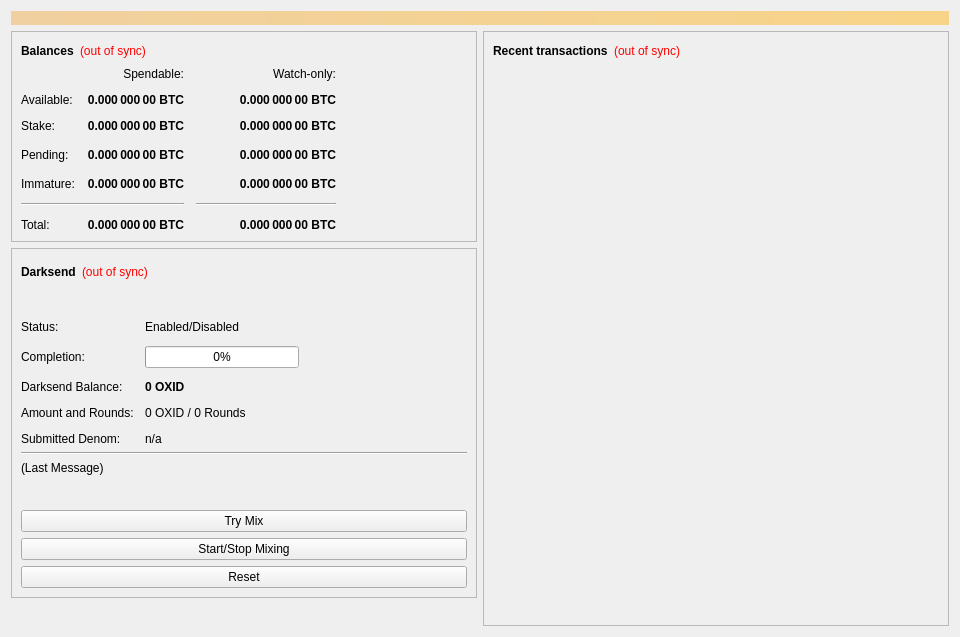
<?xml version="1.0" encoding="UTF-8"?>
<ui version="4.0">
 <class>OverviewPage</class>
 <widget class="QWidget" name="OverviewPage">
  <property name="geometry">
   <rect>
    <x>0</x>
    <y>0</y>
    <width>960</width>
    <height>637</height>
   </rect>
  </property>
  <property name="minimumSize">
   <size>
    <width>960</width>
    <height>0</height>
   </size>
  </property>
  <property name="windowTitle">
   <string>Form</string>
  </property>
  <layout class="QVBoxLayout" name="topLayout">
   <item>
    <widget class="QLabel" name="labelAlerts">
     <property name="visible">
      <bool>false</bool>
     </property>
     <property name="styleSheet">
      <string notr="true">background-color: qlineargradient(x1: 0, y1: 0, x2: 1, y2: 0, stop:0 #F0D0A0, stop:1 #F8D488); color:#000000;</string>
     </property>
     <property name="wordWrap">
      <bool>true</bool>
     </property>
     <property name="margin">
      <number>3</number>
     </property>
    </widget>
   </item>
   <item>
    <layout class="QHBoxLayout" name="horizontalLayout" stretch="1,1">
     <item>
      <layout class="QVBoxLayout" name="verticalLayout_2">
       <item>
        <widget class="QFrame" name="frame">
         <property name="frameShape">
          <enum>QFrame::StyledPanel</enum>
         </property>
         <property name="frameShadow">
          <enum>QFrame::Raised</enum>
         </property>
         <layout class="QVBoxLayout" name="verticalLayout_4">
          <item>
           <layout class="QHBoxLayout" name="horizontalLayout_4">
            <item>
             <widget class="QLabel" name="label_5">
              <property name="font">
               <font>
                <weight>75</weight>
                <bold>true</bold>
               </font>
              </property>
              <property name="text">
               <string>Balances</string>
              </property>
             </widget>
            </item>
            <item>
             <widget class="QLabel" name="labelWalletStatus">
              <property name="cursor">
               <cursorShape>WhatsThisCursor</cursorShape>
              </property>
              <property name="toolTip">
               <string>The displayed information may be out of date. Your wallet automatically synchronizes with the Oxid network after a connection is established, but this process has not completed yet.</string>
              </property>
              <property name="styleSheet">
               <string notr="true">QLabel { color: red; }</string>
              </property>
              <property name="text">
               <string notr="true">(out of sync)</string>
              </property>
              <property name="alignment">
               <set>Qt::AlignLeading|Qt::AlignLeft|Qt::AlignVCenter</set>
              </property>
             </widget>
            </item>
            <item>
             <spacer name="horizontalSpacer_3">
              <property name="orientation">
               <enum>Qt::Horizontal</enum>
              </property>
              <property name="sizeHint" stdset="0">
               <size>
                <width>40</width>
                <height>20</height>
               </size>
              </property>
             </spacer>
            </item>
           </layout>
          </item>
          <item>
           <layout class="QGridLayout" name="gridLayout">
            <property name="spacing">
             <number>12</number>
            </property>
            <item row="3" column="2">
             <widget class="QLabel" name="labelWatchPending">
              <property name="font">
               <font>
                <weight>75</weight>
                <bold>true</bold>
               </font>
              </property>
              <property name="cursor">
               <cursorShape>IBeamCursor</cursorShape>
              </property>
              <property name="toolTip">
               <string>Unconfirmed transactions to watch-only addresses</string>
              </property>
              <property name="text">
               <string notr="true">0.000 000 00 BTC</string>
              </property>
              <property name="alignment">
               <set>Qt::AlignRight|Qt::AlignTrailing|Qt::AlignVCenter</set>
              </property>
              <property name="textInteractionFlags">
               <set>Qt::LinksAccessibleByMouse|Qt::TextSelectableByKeyboard|Qt::TextSelectableByMouse</set>
              </property>
             </widget>
            </item>
            <item row="3" column="1">
             <widget class="QLabel" name="labelUnconfirmed">
              <property name="font">
               <font>
                <weight>75</weight>
                <bold>true</bold>
               </font>
              </property>
              <property name="cursor">
               <cursorShape>IBeamCursor</cursorShape>
              </property>
              <property name="toolTip">
               <string>Total of transactions that have yet to be confirmed, and do not yet count toward the spendable balance</string>
              </property>
              <property name="text">
               <string notr="true">0.000 000 00 BTC</string>
              </property>
              <property name="alignment">
               <set>Qt::AlignRight|Qt::AlignTrailing|Qt::AlignVCenter</set>
              </property>
              <property name="textInteractionFlags">
               <set>Qt::LinksAccessibleByMouse|Qt::TextSelectableByKeyboard|Qt::TextSelectableByMouse</set>
              </property>
             </widget>
            </item>
            <item row="4" column="2">
             <widget class="QLabel" name="labelWatchImmature">
              <property name="font">
               <font>
                <weight>75</weight>
                <bold>true</bold>
               </font>
              </property>
              <property name="cursor">
               <cursorShape>IBeamCursor</cursorShape>
              </property>
              <property name="toolTip">
               <string>Mined balance in watch-only addresses that has not yet matured</string>
              </property>
              <property name="text">
               <string notr="true">0.000 000 00 BTC</string>
              </property>
              <property name="alignment">
               <set>Qt::AlignRight|Qt::AlignTrailing|Qt::AlignVCenter</set>
              </property>
              <property name="textInteractionFlags">
               <set>Qt::LinksAccessibleByMouse|Qt::TextSelectableByKeyboard|Qt::TextSelectableByMouse</set>
              </property>
             </widget>
            </item>
            <item row="5" column="0" colspan="2">
             <widget class="Line" name="lineSpendableBalance">
              <property name="orientation">
               <enum>Qt::Horizontal</enum>
              </property>
             </widget>
            </item>
            <item row="5" column="2">
             <widget class="Line" name="lineWatchBalance">
              <property name="sizePolicy">
               <sizepolicy hsizetype="Preferred" vsizetype="Fixed">
                <horstretch>0</horstretch>
                <verstretch>0</verstretch>
               </sizepolicy>
              </property>
              <property name="minimumSize">
               <size>
                <width>140</width>
                <height>0</height>
               </size>
              </property>
              <property name="orientation">
               <enum>Qt::Horizontal</enum>
              </property>
             </widget>
            </item>
            <item row="6" column="0">
             <widget class="QLabel" name="labelTotalText">
              <property name="text">
               <string>Total:</string>
              </property>
             </widget>
            </item>
            <item row="4" column="1">
             <widget class="QLabel" name="labelImmature">
              <property name="font">
               <font>
                <weight>75</weight>
                <bold>true</bold>
               </font>
              </property>
              <property name="cursor">
               <cursorShape>IBeamCursor</cursorShape>
              </property>
              <property name="toolTip">
               <string>Mined balance that has not yet matured</string>
              </property>
              <property name="text">
               <string notr="true">0.000 000 00 BTC</string>
              </property>
              <property name="alignment">
               <set>Qt::AlignRight|Qt::AlignTrailing|Qt::AlignVCenter</set>
              </property>
              <property name="textInteractionFlags">
               <set>Qt::LinksAccessibleByMouse|Qt::TextSelectableByKeyboard|Qt::TextSelectableByMouse</set>
              </property>
             </widget>
            </item>
            <item row="3" column="3">
             <spacer name="horizontalSpacer_2">
              <property name="orientation">
               <enum>Qt::Horizontal</enum>
              </property>
              <property name="sizeHint" stdset="0">
               <size>
                <width>40</width>
                <height>20</height>
               </size>
              </property>
             </spacer>
            </item>
            <item row="4" column="0">
             <widget class="QLabel" name="labelImmatureText">
              <property name="text">
               <string>Immature:</string>
              </property>
             </widget>
            </item>
            <item row="6" column="1">
             <widget class="QLabel" name="labelTotal">
              <property name="font">
               <font>
                <weight>75</weight>
                <bold>true</bold>
               </font>
              </property>
              <property name="cursor">
               <cursorShape>IBeamCursor</cursorShape>
              </property>
              <property name="toolTip">
               <string>Your current total balance</string>
              </property>
              <property name="text">
               <string notr="true">0.000 000 00 BTC</string>
              </property>
              <property name="alignment">
               <set>Qt::AlignRight|Qt::AlignTrailing|Qt::AlignVCenter</set>
              </property>
              <property name="textInteractionFlags">
               <set>Qt::LinksAccessibleByMouse|Qt::TextSelectableByKeyboard|Qt::TextSelectableByMouse</set>
              </property>
             </widget>
            </item>
            <item row="6" column="2">
             <widget class="QLabel" name="labelWatchTotal">
              <property name="font">
               <font>
                <weight>75</weight>
                <bold>true</bold>
               </font>
              </property>
              <property name="cursor">
               <cursorShape>IBeamCursor</cursorShape>
              </property>
              <property name="toolTip">
               <string>Current total balance in watch-only addresses</string>
              </property>
              <property name="text">
               <string notr="true">0.000 000 00 BTC</string>
              </property>
              <property name="alignment">
               <set>Qt::AlignRight|Qt::AlignTrailing|Qt::AlignVCenter</set>
              </property>
              <property name="textInteractionFlags">
               <set>Qt::LinksAccessibleByMouse|Qt::TextSelectableByKeyboard|Qt::TextSelectableByMouse</set>
              </property>
             </widget>
            </item>
            <item row="0" column="2">
             <widget class="QLabel" name="labelWatchonly">
              <property name="text">
               <string>Watch-only:</string>
              </property>
              <property name="alignment">
               <set>Qt::AlignRight|Qt::AlignTrailing|Qt::AlignVCenter</set>
              </property>
             </widget>
            </item>
            <item row="1" column="0">
             <widget class="QLabel" name="labelBalanceText">
              <property name="text">
               <string>Available:</string>
              </property>
             </widget>
            </item>
            <item row="1" column="1">
             <widget class="QLabel" name="labelBalance">
              <property name="font">
               <font>
                <weight>75</weight>
                <bold>true</bold>
               </font>
              </property>
              <property name="cursor">
               <cursorShape>IBeamCursor</cursorShape>
              </property>
              <property name="toolTip">
               <string>Your current spendable balance</string>
              </property>
              <property name="text">
               <string notr="true">0.000 000 00 BTC</string>
              </property>
              <property name="alignment">
               <set>Qt::AlignRight|Qt::AlignTrailing|Qt::AlignVCenter</set>
              </property>
              <property name="textInteractionFlags">
               <set>Qt::LinksAccessibleByMouse|Qt::TextSelectableByKeyboard|Qt::TextSelectableByMouse</set>
              </property>
             </widget>
            </item>
            <item row="2" column="0">
             <widget class="QLabel" name="label_10">
              <property name="text">
               <string>Stake:</string>
              </property>
             </widget>
            </item>
            <item row="2" column="1">
             <widget class="QLabel" name="labelStake">
              <property name="font">
               <font>
                <weight>75</weight>
                <bold>true</bold>
               </font>
              </property>
              <property name="cursor">
               <cursorShape>IBeamCursor</cursorShape>
              </property>
              <property name="toolTip">
               <string>Total of coins that was staked, and do not yet count toward the current balance</string>
              </property>
              <property name="text">
               <string notr="true">0.000 000 00 BTC</string>
              </property>
              <property name="alignment">
               <set>Qt::AlignRight|Qt::AlignTrailing|Qt::AlignVCenter</set>
              </property>
              <property name="textInteractionFlags">
               <set>Qt::LinksAccessibleByMouse|Qt::TextSelectableByKeyboard|Qt::TextSelectableByMouse</set>
              </property>
             </widget>
            </item>
            <item row="2" column="2">
             <widget class="QLabel" name="labelWatchStake">
              <property name="font">
               <font>
                <weight>75</weight>
                <bold>true</bold>
               </font>
              </property>
              <property name="cursor">
               <cursorShape>IBeamCursor</cursorShape>
              </property>
              <property name="toolTip">
               <string>Total of coins that was staked in watch-only addresses, and do not yet count toward the current watch-only balance</string>
              </property>
              <property name="text">
               <string notr="true">0.000 000 00 BTC</string>
              </property>
              <property name="alignment">
               <set>Qt::AlignRight|Qt::AlignTrailing|Qt::AlignVCenter</set>
              </property>
              <property name="textInteractionFlags">
               <set>Qt::LinksAccessibleByMouse|Qt::TextSelectableByKeyboard|Qt::TextSelectableByMouse</set>
              </property>
             </widget>
            </item>
            <item row="1" column="2">
             <widget class="QLabel" name="labelWatchAvailable">
              <property name="font">
               <font>
                <weight>75</weight>
                <bold>true</bold>
               </font>
              </property>
              <property name="cursor">
               <cursorShape>IBeamCursor</cursorShape>
              </property>
              <property name="toolTip">
               <string>Your current balance in watch-only addresses</string>
              </property>
              <property name="text">
               <string notr="true">0.000 000 00 BTC</string>
              </property>
              <property name="alignment">
               <set>Qt::AlignRight|Qt::AlignTrailing|Qt::AlignVCenter</set>
              </property>
              <property name="textInteractionFlags">
               <set>Qt::LinksAccessibleByMouse|Qt::TextSelectableByKeyboard|Qt::TextSelectableByMouse</set>
              </property>
             </widget>
            </item>
            <item row="3" column="0">
             <widget class="QLabel" name="labelPendingText">
              <property name="text">
               <string>Pending:</string>
              </property>
             </widget>
            </item>
            <item row="0" column="1">
             <widget class="QLabel" name="labelSpendable">
              <property name="text">
               <string>Spendable:</string>
              </property>
              <property name="alignment">
               <set>Qt::AlignRight|Qt::AlignTrailing|Qt::AlignVCenter</set>
              </property>
             </widget>
            </item>
           </layout>
          </item>
         </layout>
        </widget>
       </item>
       <item>
        <widget class="QFrame" name="frameDarksend">
         <property name="sizePolicy">
          <sizepolicy hsizetype="Expanding" vsizetype="Expanding">
           <horstretch>0</horstretch>
           <verstretch>0</verstretch>
          </sizepolicy>
         </property>
         <property name="minimumSize">
          <size>
           <width>0</width>
           <height>350</height>
          </size>
         </property>
         <property name="layoutDirection">
          <enum>Qt::LeftToRight</enum>
         </property>
         <property name="frameShape">
          <enum>QFrame::StyledPanel</enum>
         </property>
         <property name="frameShadow">
          <enum>QFrame::Raised</enum>
         </property>
         <layout class="QVBoxLayout" name="verticalLayout_5">
          <item>
           <layout class="QHBoxLayout" name="horizontalLayout_5">
            <item>
             <widget class="QLabel" name="label_2">
              <property name="font">
               <font>
                <weight>75</weight>
                <bold>true</bold>
               </font>
              </property>
              <property name="text">
               <string>Darksend</string>
              </property>
             </widget>
            </item>
            <item>
             <widget class="QLabel" name="labelDarksendSyncStatus">
              <property name="toolTip">
               <string>The displayed information may be out of date. Your wallet automatically synchronizes with the Oxid network after a connection is established, but this process has not completed yet.</string>
              </property>
              <property name="styleSheet">
               <string notr="true">QLabel { color: red; }</string>
              </property>
              <property name="text">
               <string notr="true">(out of sync)</string>
              </property>
              <property name="alignment">
               <set>Qt::AlignLeading|Qt::AlignLeft|Qt::AlignVCenter</set>
              </property>
             </widget>
            </item>
            <item>
             <spacer name="horizontalSpacer_4">
              <property name="orientation">
               <enum>Qt::Horizontal</enum>
              </property>
              <property name="sizeHint" stdset="0">
               <size>
                <width>40</width>
                <height>20</height>
               </size>
              </property>
             </spacer>
            </item>
           </layout>
          </item>
          <item>
           <widget class="QPushButton" name="runAutoDenom">
            <property name="palette">
             <palette>
              <active>
               <colorrole role="WindowText">
                <brush brushstyle="SolidPattern">
                 <color alpha="255">
                  <red>0</red>
                  <green>0</green>
                  <blue>0</blue>
                 </color>
                </brush>
               </colorrole>
               <colorrole role="Button">
                <brush brushstyle="SolidPattern">
                 <color alpha="255">
                  <red>228</red>
                  <green>228</green>
                  <blue>228</blue>
                 </color>
                </brush>
               </colorrole>
               <colorrole role="Light">
                <brush brushstyle="SolidPattern">
                 <color alpha="255">
                  <red>255</red>
                  <green>255</green>
                  <blue>255</blue>
                 </color>
                </brush>
               </colorrole>
               <colorrole role="Midlight">
                <brush brushstyle="SolidPattern">
                 <color alpha="255">
                  <red>247</red>
                  <green>246</green>
                  <blue>246</blue>
                 </color>
                </brush>
               </colorrole>
               <colorrole role="Dark">
                <brush brushstyle="SolidPattern">
                 <color alpha="255">
                  <red>119</red>
                  <green>119</green>
                  <blue>119</blue>
                 </color>
                </brush>
               </colorrole>
               <colorrole role="Mid">
                <brush brushstyle="SolidPattern">
                 <color alpha="255">
                  <red>159</red>
                  <green>159</green>
                  <blue>159</blue>
                 </color>
                </brush>
               </colorrole>
               <colorrole role="Text">
                <brush brushstyle="SolidPattern">
                 <color alpha="255">
                  <red>0</red>
                  <green>0</green>
                  <blue>0</blue>
                 </color>
                </brush>
               </colorrole>
               <colorrole role="BrightText">
                <brush brushstyle="SolidPattern">
                 <color alpha="255">
                  <red>255</red>
                  <green>255</green>
                  <blue>255</blue>
                 </color>
                </brush>
               </colorrole>
               <colorrole role="ButtonText">
                <brush brushstyle="SolidPattern">
                 <color alpha="255">
                  <red>0</red>
                  <green>0</green>
                  <blue>0</blue>
                 </color>
                </brush>
               </colorrole>
               <colorrole role="Base">
                <brush brushstyle="SolidPattern">
                 <color alpha="255">
                  <red>228</red>
                  <green>228</green>
                  <blue>228</blue>
                 </color>
                </brush>
               </colorrole>
               <colorrole role="Window">
                <brush brushstyle="SolidPattern">
                 <color alpha="255">
                  <red>228</red>
                  <green>228</green>
                  <blue>228</blue>
                 </color>
                </brush>
               </colorrole>
               <colorrole role="Shadow">
                <brush brushstyle="SolidPattern">
                 <color alpha="255">
                  <red>0</red>
                  <green>0</green>
                  <blue>0</blue>
                 </color>
                </brush>
               </colorrole>
               <colorrole role="AlternateBase">
                <brush brushstyle="SolidPattern">
                 <color alpha="255">
                  <red>247</red>
                  <green>246</green>
                  <blue>246</blue>
                 </color>
                </brush>
               </colorrole>
               <colorrole role="ToolTipBase">
                <brush brushstyle="SolidPattern">
                 <color alpha="255">
                  <red>255</red>
                  <green>255</green>
                  <blue>220</blue>
                 </color>
                </brush>
               </colorrole>
               <colorrole role="ToolTipText">
                <brush brushstyle="SolidPattern">
                 <color alpha="255">
                  <red>0</red>
                  <green>0</green>
                  <blue>0</blue>
                 </color>
                </brush>
               </colorrole>
              </active>
              <inactive>
               <colorrole role="WindowText">
                <brush brushstyle="SolidPattern">
                 <color alpha="255">
                  <red>0</red>
                  <green>0</green>
                  <blue>0</blue>
                 </color>
                </brush>
               </colorrole>
               <colorrole role="Button">
                <brush brushstyle="SolidPattern">
                 <color alpha="255">
                  <red>228</red>
                  <green>228</green>
                  <blue>228</blue>
                 </color>
                </brush>
               </colorrole>
               <colorrole role="Light">
                <brush brushstyle="SolidPattern">
                 <color alpha="255">
                  <red>255</red>
                  <green>255</green>
                  <blue>255</blue>
                 </color>
                </brush>
               </colorrole>
               <colorrole role="Midlight">
                <brush brushstyle="SolidPattern">
                 <color alpha="255">
                  <red>247</red>
                  <green>246</green>
                  <blue>246</blue>
                 </color>
                </brush>
               </colorrole>
               <colorrole role="Dark">
                <brush brushstyle="SolidPattern">
                 <color alpha="255">
                  <red>119</red>
                  <green>119</green>
                  <blue>119</blue>
                 </color>
                </brush>
               </colorrole>
               <colorrole role="Mid">
                <brush brushstyle="SolidPattern">
                 <color alpha="255">
                  <red>159</red>
                  <green>159</green>
                  <blue>159</blue>
                 </color>
                </brush>
               </colorrole>
               <colorrole role="Text">
                <brush brushstyle="SolidPattern">
                 <color alpha="255">
                  <red>0</red>
                  <green>0</green>
                  <blue>0</blue>
                 </color>
                </brush>
               </colorrole>
               <colorrole role="BrightText">
                <brush brushstyle="SolidPattern">
                 <color alpha="255">
                  <red>255</red>
                  <green>255</green>
                  <blue>255</blue>
                 </color>
                </brush>
               </colorrole>
               <colorrole role="ButtonText">
                <brush brushstyle="SolidPattern">
                 <color alpha="255">
                  <red>0</red>
                  <green>0</green>
                  <blue>0</blue>
                 </color>
                </brush>
               </colorrole>
               <colorrole role="Base">
                <brush brushstyle="SolidPattern">
                 <color alpha="255">
                  <red>228</red>
                  <green>228</green>
                  <blue>228</blue>
                 </color>
                </brush>
               </colorrole>
               <colorrole role="Window">
                <brush brushstyle="SolidPattern">
                 <color alpha="255">
                  <red>228</red>
                  <green>228</green>
                  <blue>228</blue>
                 </color>
                </brush>
               </colorrole>
               <colorrole role="Shadow">
                <brush brushstyle="SolidPattern">
                 <color alpha="255">
                  <red>0</red>
                  <green>0</green>
                  <blue>0</blue>
                 </color>
                </brush>
               </colorrole>
               <colorrole role="AlternateBase">
                <brush brushstyle="SolidPattern">
                 <color alpha="255">
                  <red>247</red>
                  <green>246</green>
                  <blue>246</blue>
                 </color>
                </brush>
               </colorrole>
               <colorrole role="ToolTipBase">
                <brush brushstyle="SolidPattern">
                 <color alpha="255">
                  <red>255</red>
                  <green>255</green>
                  <blue>220</blue>
                 </color>
                </brush>
               </colorrole>
               <colorrole role="ToolTipText">
                <brush brushstyle="SolidPattern">
                 <color alpha="255">
                  <red>0</red>
                  <green>0</green>
                  <blue>0</blue>
                 </color>
                </brush>
               </colorrole>
              </inactive>
              <disabled>
               <colorrole role="WindowText">
                <brush brushstyle="SolidPattern">
                 <color alpha="255">
                  <red>119</red>
                  <green>119</green>
                  <blue>119</blue>
                 </color>
                </brush>
               </colorrole>
               <colorrole role="Button">
                <brush brushstyle="SolidPattern">
                 <color alpha="255">
                  <red>228</red>
                  <green>228</green>
                  <blue>228</blue>
                 </color>
                </brush>
               </colorrole>
               <colorrole role="Light">
                <brush brushstyle="SolidPattern">
                 <color alpha="255">
                  <red>255</red>
                  <green>255</green>
                  <blue>255</blue>
                 </color>
                </brush>
               </colorrole>
               <colorrole role="Midlight">
                <brush brushstyle="SolidPattern">
                 <color alpha="255">
                  <red>247</red>
                  <green>246</green>
                  <blue>246</blue>
                 </color>
                </brush>
               </colorrole>
               <colorrole role="Dark">
                <brush brushstyle="SolidPattern">
                 <color alpha="255">
                  <red>119</red>
                  <green>119</green>
                  <blue>119</blue>
                 </color>
                </brush>
               </colorrole>
               <colorrole role="Mid">
                <brush brushstyle="SolidPattern">
                 <color alpha="255">
                  <red>159</red>
                  <green>159</green>
                  <blue>159</blue>
                 </color>
                </brush>
               </colorrole>
               <colorrole role="Text">
                <brush brushstyle="SolidPattern">
                 <color alpha="255">
                  <red>119</red>
                  <green>119</green>
                  <blue>119</blue>
                 </color>
                </brush>
               </colorrole>
               <colorrole role="BrightText">
                <brush brushstyle="SolidPattern">
                 <color alpha="255">
                  <red>255</red>
                  <green>255</green>
                  <blue>255</blue>
                 </color>
                </brush>
               </colorrole>
               <colorrole role="ButtonText">
                <brush brushstyle="SolidPattern">
                 <color alpha="255">
                  <red>119</red>
                  <green>119</green>
                  <blue>119</blue>
                 </color>
                </brush>
               </colorrole>
               <colorrole role="Base">
                <brush brushstyle="SolidPattern">
                 <color alpha="255">
                  <red>228</red>
                  <green>228</green>
                  <blue>228</blue>
                 </color>
                </brush>
               </colorrole>
               <colorrole role="Window">
                <brush brushstyle="SolidPattern">
                 <color alpha="255">
                  <red>228</red>
                  <green>228</green>
                  <blue>228</blue>
                 </color>
                </brush>
               </colorrole>
               <colorrole role="Shadow">
                <brush brushstyle="SolidPattern">
                 <color alpha="255">
                  <red>0</red>
                  <green>0</green>
                  <blue>0</blue>
                 </color>
                </brush>
               </colorrole>
               <colorrole role="AlternateBase">
                <brush brushstyle="SolidPattern">
                 <color alpha="255">
                  <red>239</red>
                  <green>238</green>
                  <blue>238</blue>
                 </color>
                </brush>
               </colorrole>
               <colorrole role="ToolTipBase">
                <brush brushstyle="SolidPattern">
                 <color alpha="255">
                  <red>255</red>
                  <green>255</green>
                  <blue>220</blue>
                 </color>
                </brush>
               </colorrole>
               <colorrole role="ToolTipText">
                <brush brushstyle="SolidPattern">
                 <color alpha="255">
                  <red>0</red>
                  <green>0</green>
                  <blue>0</blue>
                 </color>
                </brush>
               </colorrole>
              </disabled>
             </palette>
            </property>
            <property name="focusPolicy">
             <enum>Qt::NoFocus</enum>
            </property>
            <property name="autoFillBackground">
             <bool>false</bool>
            </property>
            <property name="styleSheet">
             <string notr="true">background-color: #e4e4e4;</string>
            </property>
            <property name="text">
             <string/>
            </property>
            <property name="flat">
             <bool>true</bool>
            </property>
           </widget>
          </item>
          <item>
           <layout class="QFormLayout" name="formLayout">
            <property name="fieldGrowthPolicy">
             <enum>QFormLayout::AllNonFixedFieldsGrow</enum>
            </property>
            <property name="horizontalSpacing">
             <number>11</number>
            </property>
            <property name="verticalSpacing">
             <number>12</number>
            </property>
            <item row="0" column="0">
             <widget class="QLabel" name="label_6">
              <property name="text">
               <string>Status:</string>
              </property>
             </widget>
            </item>
            <item row="1" column="0">
             <widget class="QLabel" name="label_7">
              <property name="text">
               <string>Completion:</string>
              </property>
             </widget>
            </item>
            <item row="1" column="1">
             <widget class="QProgressBar" name="darksendProgress">
              <property name="maximumSize">
               <size>
                <width>154</width>
                <height>16777215</height>
               </size>
              </property>
              <property name="value">
               <number>0</number>
              </property>
             </widget>
            </item>
            <item row="3" column="0">
             <widget class="QLabel" name="labelAnonymizedText">
              <property name="text">
               <string>Darksend Balance:</string>
              </property>
             </widget>
            </item>
            <item row="3" column="1">
             <widget class="QLabel" name="labelAnonymized">
              <property name="font">
               <font>
                <weight>75</weight>
                <bold>true</bold>
               </font>
              </property>
              <property name="text">
               <string notr="true">0 OXID</string>
              </property>
             </widget>
            </item>
            <item row="4" column="0">
             <widget class="QLabel" name="label_8">
              <property name="text">
               <string>Amount and Rounds:</string>
              </property>
             </widget>
            </item>
            <item row="4" column="1">
             <widget class="QLabel" name="labelAmountRounds">
              <property name="text">
               <string>0 OXID / 0 Rounds</string>
              </property>
             </widget>
            </item>
            <item row="5" column="0">
             <widget class="QLabel" name="label_9">
              <property name="text">
               <string>Submitted Denom:</string>
              </property>
             </widget>
            </item>
            <item row="5" column="1">
             <widget class="QLabel" name="labelSubmittedDenom">
              <property name="toolTip">
               <string>The denominations you submitted to the Masternode.&lt;br&gt;To mix, other users must submit the exact same denominations.</string>
              </property>
              <property name="text">
               <string>n/a</string>
              </property>
             </widget>
            </item>
            <item row="0" column="1">
             <widget class="QLabel" name="darksendEnabled">
              <property name="text">
               <string>Enabled/Disabled</string>
              </property>
             </widget>
            </item>
           </layout>
          </item>
          <item>
           <widget class="Line" name="lineLastMessage">
            <property name="orientation">
             <enum>Qt::Horizontal</enum>
            </property>
           </widget>
          </item>
          <item>
           <widget class="QLabel" name="darksendStatus">
            <property name="minimumSize">
             <size>
              <width>288</width>
              <height>43</height>
             </size>
            </property>
            <property name="text">
             <string>(Last Message)</string>
            </property>
            <property name="alignment">
             <set>Qt::AlignLeading|Qt::AlignLeft|Qt::AlignTop</set>
            </property>
            <property name="wordWrap">
             <bool>true</bool>
            </property>
           </widget>
          </item>
          <item>
           <widget class="QPushButton" name="darksendAuto">
            <property name="sizePolicy">
             <sizepolicy hsizetype="MinimumExpanding" vsizetype="Fixed">
              <horstretch>0</horstretch>
              <verstretch>0</verstretch>
             </sizepolicy>
            </property>
            <property name="toolTip">
             <string>Try to manually submit a Darksend request.</string>
            </property>
            <property name="text">
             <string>Try Mix</string>
            </property>
           </widget>
          </item>
          <item>
           <widget class="QPushButton" name="toggleDarksend">
            <property name="sizePolicy">
             <sizepolicy hsizetype="MinimumExpanding" vsizetype="Fixed">
              <horstretch>0</horstretch>
              <verstretch>0</verstretch>
             </sizepolicy>
            </property>
            <property name="text">
             <string>Start/Stop Mixing</string>
            </property>
           </widget>
          </item>
          <item>
           <widget class="QPushButton" name="darksendReset">
            <property name="sizePolicy">
             <sizepolicy hsizetype="MinimumExpanding" vsizetype="Fixed">
              <horstretch>0</horstretch>
              <verstretch>0</verstretch>
             </sizepolicy>
            </property>
            <property name="toolTip">
             <string>Reset the current status of Darksend (can interrupt Darksend if it's in the process of Mixing, which can cost you money!)</string>
            </property>
            <property name="autoFillBackground">
             <bool>false</bool>
            </property>
            <property name="text">
             <string>Reset</string>
            </property>
           </widget>
          </item>
         </layout>
        </widget>
       </item>
       <item>
        <spacer name="verticalSpacer">
         <property name="orientation">
          <enum>Qt::Vertical</enum>
         </property>
         <property name="sizeHint" stdset="0">
          <size>
           <width>20</width>
           <height>40</height>
          </size>
         </property>
        </spacer>
       </item>
      </layout>
     </item>
     <item>
      <layout class="QVBoxLayout" name="verticalLayout_3">
       <item>
        <widget class="QFrame" name="frame_2">
         <property name="frameShape">
          <enum>QFrame::StyledPanel</enum>
         </property>
         <property name="frameShadow">
          <enum>QFrame::Raised</enum>
         </property>
         <layout class="QVBoxLayout" name="verticalLayout">
          <item>
           <layout class="QHBoxLayout" name="horizontalLayout_2">
            <item>
             <widget class="QLabel" name="label_4">
              <property name="font">
               <font>
                <weight>75</weight>
                <bold>true</bold>
               </font>
              </property>
              <property name="text">
               <string>Recent transactions</string>
              </property>
             </widget>
            </item>
            <item>
             <widget class="QLabel" name="labelTransactionsStatus">
              <property name="cursor">
               <cursorShape>WhatsThisCursor</cursorShape>
              </property>
              <property name="toolTip">
               <string>The displayed information may be out of date. Your wallet automatically synchronizes with the Oxid network after a connection is established, but this process has not completed yet.</string>
              </property>
              <property name="styleSheet">
               <string notr="true">QLabel { color: red; }</string>
              </property>
              <property name="text">
               <string notr="true">(out of sync)</string>
              </property>
              <property name="alignment">
               <set>Qt::AlignRight|Qt::AlignTrailing|Qt::AlignVCenter</set>
              </property>
             </widget>
            </item>
            <item>
             <spacer name="horizontalSpacer">
              <property name="orientation">
               <enum>Qt::Horizontal</enum>
              </property>
              <property name="sizeHint" stdset="0">
               <size>
                <width>40</width>
                <height>20</height>
               </size>
              </property>
             </spacer>
            </item>
           </layout>
          </item>
          <item>
           <widget class="QListView" name="listTransactions">
            <property name="styleSheet">
             <string notr="true">QListView { background: transparent; }</string>
            </property>
            <property name="frameShape">
             <enum>QFrame::NoFrame</enum>
            </property>
            <property name="verticalScrollBarPolicy">
             <enum>Qt::ScrollBarAlwaysOff</enum>
            </property>
            <property name="horizontalScrollBarPolicy">
             <enum>Qt::ScrollBarAlwaysOff</enum>
            </property>
            <property name="selectionMode">
             <enum>QAbstractItemView::NoSelection</enum>
            </property>
           </widget>
          </item>
         </layout>
        </widget>
       </item>
      </layout>
     </item>
    </layout>
   </item>
  </layout>
 </widget>
 <resources/>
 <connections/>
</ui>
